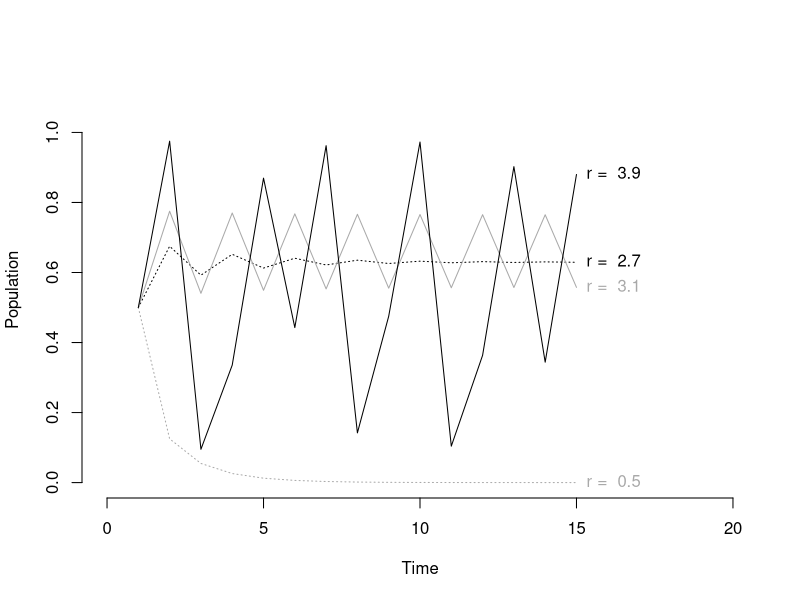

Recreate this plot in R.
simulate <- function(x1, r, n) {
  x <- rep(0, n)
  x[1] <- x1
  for (i in 2:n) {
    x[i] <- r * x[i-1] * (1 - x[i-1])
  }
  return(x)
}

png("graphics/logistic_map.png", width=4, height=3.8, units="in", res=300)
n = 15
x = simulate(0.5, 0.5, n)
plot(x, ty='l', xlim=c(0, 20), ylim=c(0, 1.1), lty=3, col="dark grey", bty="n",
    xlab="Time", ylab="Population")
text(n, x[n], paste("r = ", 0.5), pos=4, col="dark grey")
r = c(2.7, 3.1, 3.9)
col = c("black", "dark grey", "black")
lty = c(3,1,1)
for (i in 1:3) {
  x = simulate(0.5, r[i], n)
  lines(x, col=col[i], lty=lty[i])
  text(n, x[n], paste("r = ", r[i]), pos=4, col=col[i])
}
dev.off()
